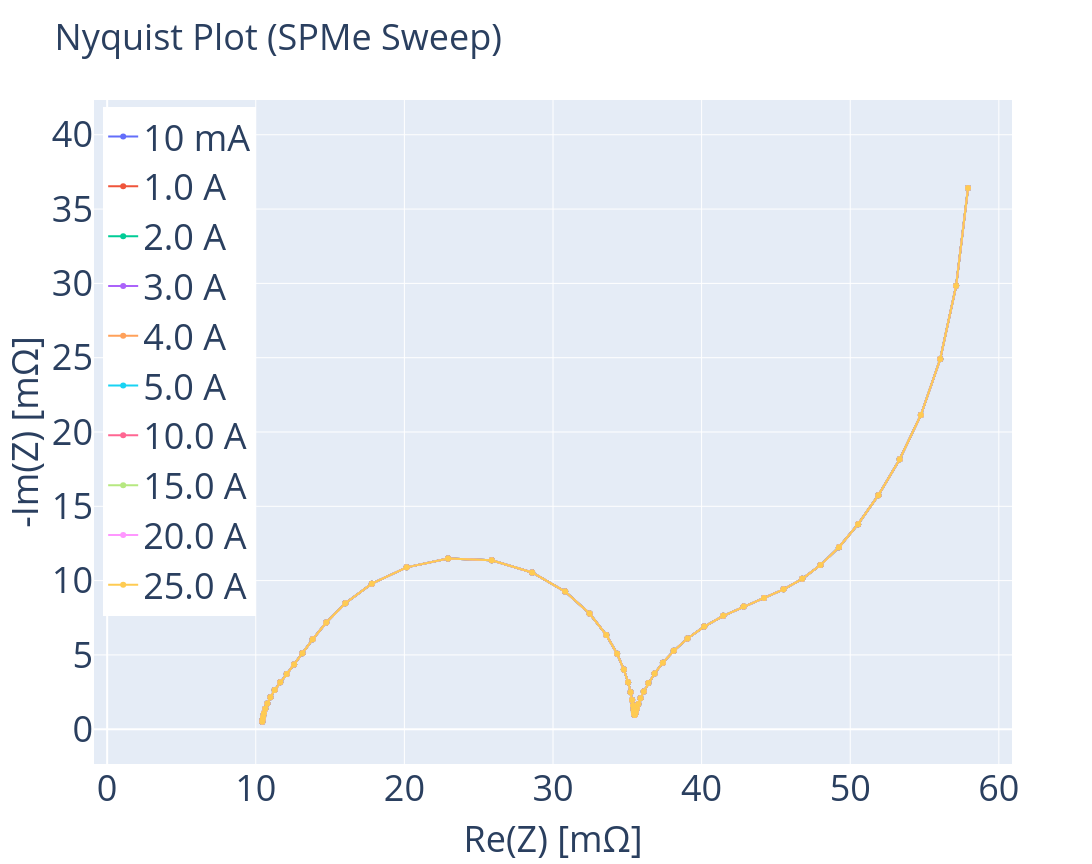

The notebook cell saved with this chart:
### Markdown cell above
### 3.1. PyBaMM + PyBaMM-EIS  :  PyBaMM-EIS cannot capture C-rate dependence

### Code cell
# 1. Model & Parameters (SPMe 사용)
model = pybamm.lithium_ion.SPMe(options={"surface form": "differential", "contact resistance": "true"})
base_param = pybamm.ParameterValues("Chen2020")

# 초기 농도 세팅 (SOC 0.5 수준)
base_param.update({
    "Ambient temperature [K]": 298.15,
    "Initial concentration in negative electrode [mol.m-3]": 
        0.5 * base_param["Maximum concentration in negative electrode [mol.m-3]"],
    "Initial concentration in positive electrode [mol.m-3]": 
        0.5 * base_param["Maximum concentration in positive electrode [mol.m-3]"],
    "Contact resistance [Ohm]": 0.005  # 필요 시 설정
})

# 2. EIS 주파수 설정
freqs = np.logspace(np.log10(200e-6), np.log10(1000), 60)

# 3. C-rate(전류 크기) 스윕 설정
ac_mags = [10e-3, 1000e-3, 2000e-3, 3000e-3, 4000e-3, 5000e-3, 2*5000e-3, 3*5000e-3, 4*5000e-3, 5*5000e-3]

fig = go.Figure()

# 4. 루프 실행
for ac_mag in ac_mags:
    # 단위에 맞춰 Label 생성 (기존 로직 유지)
    if ac_mag >= 1.0:
        label = f"{ac_mag:.1f} A"
    else:
        label = f"{ac_mag*1000:.0f} mA"

    # 파라미터 업데이트 (전류 크기 반영)
    param = base_param.copy()
    # pybammeis는 내부적으로 ac_mag을 처리하므로, 직접 시뮬레이션 인자로 넘깁니다.
    
    print(f"🚀 Running EIS at {label}...")
    
    # pybammeis 핵심 실행부
    # 주석: pybammeis는 선형화된 모델을 풀기 때문에 사실상 ac_mag에 의한 
    # 비선형 효과(포화 등)는 시뮬레이션 방식에 따라 차이가 날 수 있습니다.
    eis_sim = pybammeis.EISSimulation(model, parameter_values=param)
    
    # solve 시점에 ac_mag_a를 인자로 전달 (라이브러리 버전에 따라 지원 확인 필요)
    # 일반적으로 주파수 도메인 해석은 선형 응답을 가정하므로 
    # 만약 비선형성을 보려면 타임 도메인 데이터를 다시 주무르거나 모델 옵션을 조정해야 합니다.
    Z_complex = eis_sim.solve(freqs) 
    Z_mOhm = Z_complex * 1000  # Ohm -> mOhm

    # 5. 그래프 추가
    fig.add_trace(go.Scatter(
        x    = Z_complex.real * 1000,
        y    = -Z_complex.imag * 1000,
        mode = "lines+markers",
        name = label,
    ))

# 6. 레이아웃 설정 (기존 스타일 유지)
font_size = 36
fig.update_layout(
    title  = dict(text="Nyquist Plot (SPMe Sweep)", font=dict(size=font_size)),
    xaxis  = dict(
        title     = dict(text="Re(Z) [mΩ]", font=dict(size=font_size)),
        tickfont  = dict(size=font_size),
        range     = [0, 60],
        scaleanchor = "y",
        scaleratio  = 1,
    ),
    yaxis  = dict(
        title    = dict(text="-Im(Z) [mΩ]", font=dict(size=font_size)),
        tickfont = dict(size=font_size),
        range    = [0, 40],
    ),
    legend = dict(x=0.01, y=0.99, font=dict(size=font_size)),
    width  = 12 * 96,
    height = 9 * 96,
)

fig.show()
